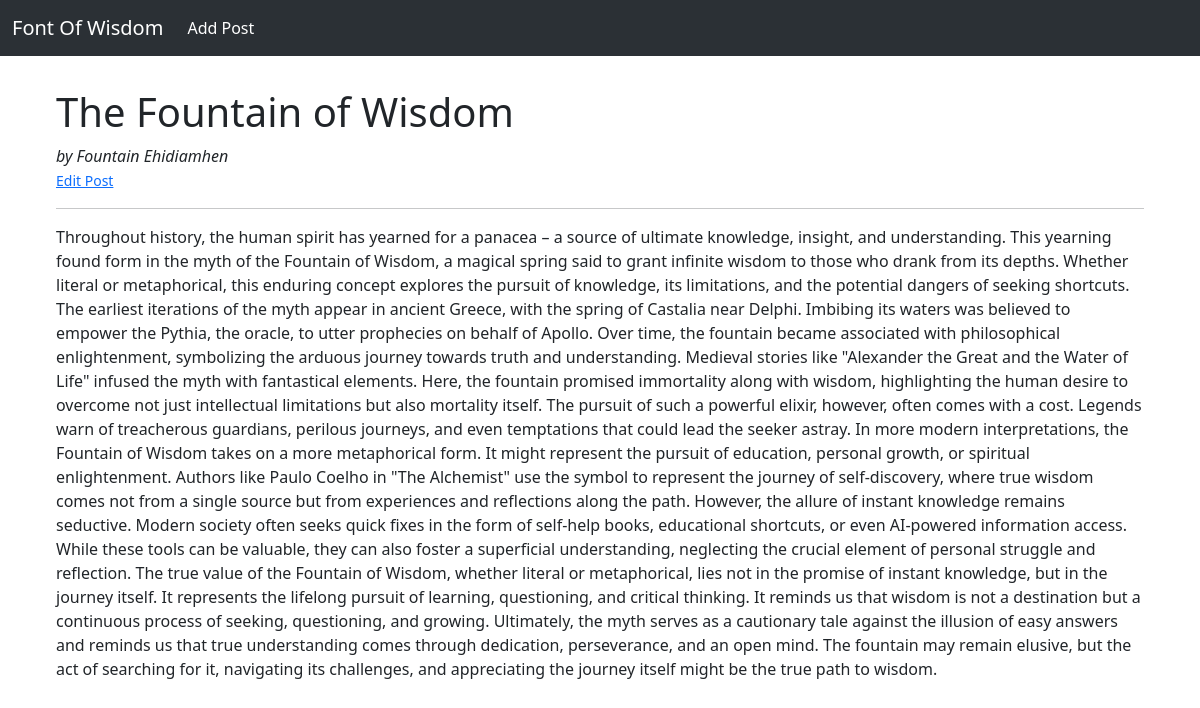
The app's page /article/1/, older data.
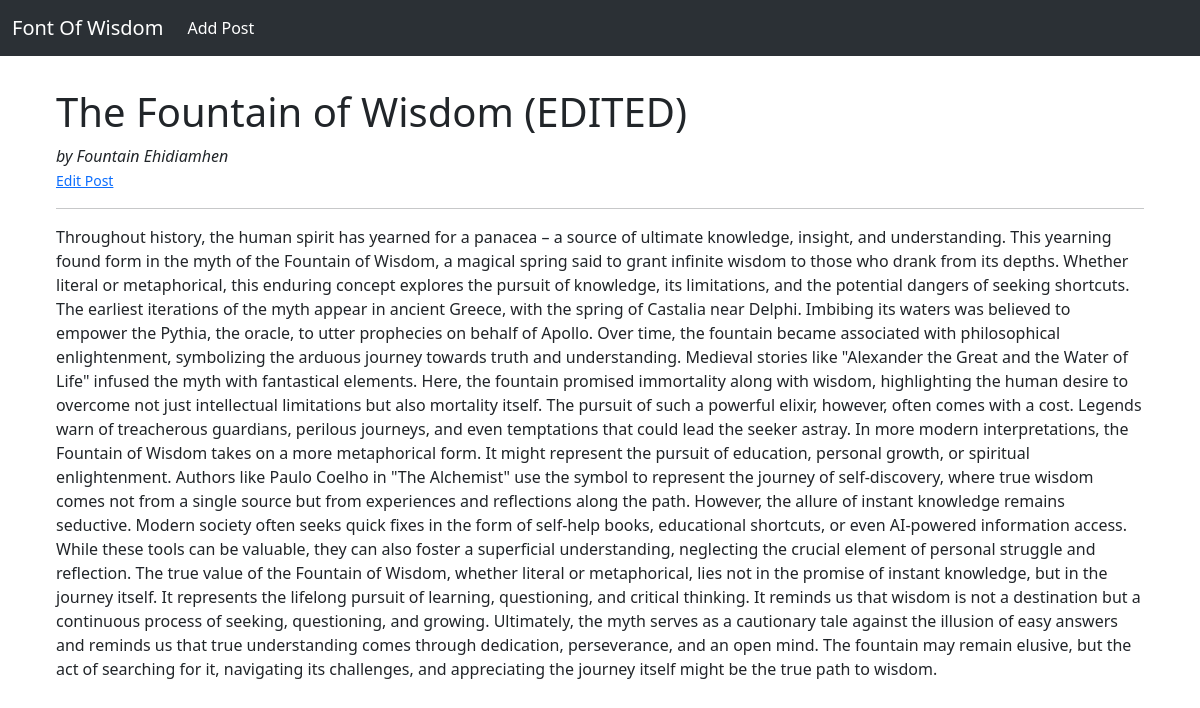
The same page, newer data.
### blog/models.py (models this page shows, shortened)
class Post(models.Model):
    title = models.CharField(max_length=255)
    author = models.ForeignKey(User, on_delete=models.CASCADE)
    body = models.TextField()
    snippet = models.CharField(default="", max_length=255)

### blog/views.py (the view)
# urls.py: path('article/<int:pk>/', ArticleDetailView.as_view(), name="article_detail"),
class ArticleDetailView(DetailView):
    model = Post
    template_name = "article.html"

### blog/templates/article.html (shortened to what this page needs)
{% extends "base.html"%}
{% block content %}
    <h1> {{ post.title }} </h1> <em>by {{ post.author.first_name }} {{ post.author.last_name }}</em>
    <br>
    <small><a href="{% url 'edit_post' post.pk %}">Edit Post</a></small>
    <hr>
    <article>
        {{ post.body }}
    </article>
{% endblock %}

Row changes from the older to the newer data that the page shows:
changed Post "Fountain": title "The Fountain of Wisdom" → "The Fountain of Wisdom (EDITED)"
